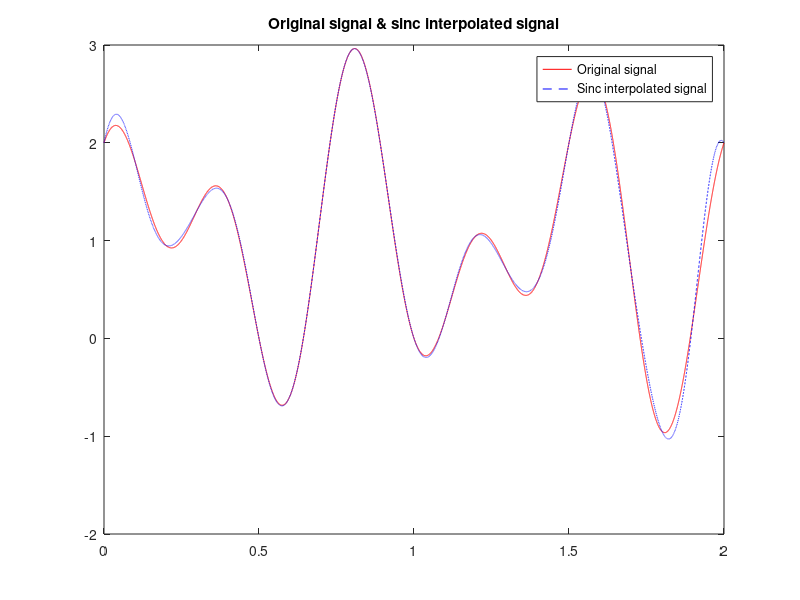

Reproduce this figure in MATLAB.
t_fine = 0:0.0001:2;
x = 1 + sin(3*pi*t_fine) + cos(5*pi*t_fine); %original x(t)
plot (t_fine,x,'r');
title ("Original signal & sinc interpolated signal");
t = 0:0.1:2;
hold on;
xn = 1 + sin(3*pi*t) + cos(5*pi*t); %sampled signal x[n]
xr = zeros(size(t_fine));
ws = (2*pi)/0.1;
wc = ws/2;
for i= 1:length(t)
    xr = xr + xn(i) * sinc ((t_fine - t(i))/0.1); %for Ts = 0.1
end
plot (t_fine,xr,'b--');
legend("Original signal","Sinc interpolated signal");
fprintf("The quality of the signal is not uniform throughout. Towards the start and the end edges the \nreconstructed signal differs more from the original signal than in the rest of the graph. \nThis is because towards the end the right hand samples are not available to interpolate and\n towards the start the left hand samples are not available to interpolate.\n")